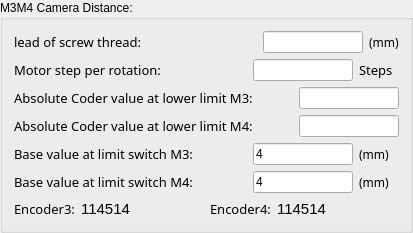
    <widget class="QGroupBox" name="groupBox_2">
     <property name="title">
      <string>M3M4 Camera Distance:</string>
     </property>
     <layout class="QVBoxLayout" name="verticalLayout">
      <item>
       <layout class="QHBoxLayout" name="horizontalLayout_4" stretch="0,0,0,0">
        <item>
         <widget class="QLabel" name="label_4">
          <property name="font">
           <font>
            <family>微软雅黑</family>
            <pointsize>10</pointsize>
           </font>
          </property>
          <property name="text">
           <string>lead of screw thread:</string>
          </property>
         </widget>
        </item>
        <item>
         <spacer name="horizontalSpacer_4">
          <property name="orientation">
           <enum>Qt::Horizontal</enum>
          </property>
          <property name="sizeHint" stdset="0">
           <size>
            <width>40</width>
            <height>20</height>
           </size>
          </property>
         </spacer>
        </item>
        <item>
         <widget class="QLineEdit" name="Le_ScrewThread2">
          <property name="minimumSize">
           <size>
            <width>100</width>
            <height>0</height>
           </size>
          </property>
          <property name="maximumSize">
           <size>
            <width>100</width>
            <height>16777215</height>
           </size>
          </property>
         </widget>
        </item>
        <item>
         <widget class="QLabel" name="label_14">
          <property name="minimumSize">
           <size>
            <width>30</width>
            <height>0</height>
           </size>
          </property>
          <property name="maximumSize">
           <size>
            <width>30</width>
            <height>16777215</height>
           </size>
          </property>
          <property name="font">
           <font>
            <family>微软雅黑</family>
            <pointsize>9</pointsize>
           </font>
          </property>
          <property name="text">
           <string>(mm)</string>
          </property>
         </widget>
        </item>
       </layout>
      </item>
      <item>
       <layout class="QHBoxLayout" name="horizontalLayout_11" stretch="0,0,0,0">
        <item>
         <widget class="QLabel" name="label_21">
          <property name="font">
           <font>
            <family>微软雅黑</family>
            <pointsize>10</pointsize>
           </font>
          </property>
          <property name="text">
           <string>Motor step per rotation:</string>
          </property>
         </widget>
        </item>
        <item>
         <spacer name="horizontalSpacer_11">
          <property name="orientation">
           <enum>Qt::Horizontal</enum>
          </property>
          <property name="sizeHint" stdset="0">
           <size>
            <width>40</width>
            <height>20</height>
           </size>
          </property>
         </spacer>
        </item>
        <item>
         <widget class="QLineEdit" name="Le_StepNumber2">
          <property name="minimumSize">
           <size>
            <width>100</width>
            <height>0</height>
           </size>
          </property>
          <property name="maximumSize">
           <size>
            <width>100</width>
            <height>16777215</height>
           </size>
          </property>
         </widget>
        </item>
        <item>
         <widget class="QLabel" name="label_22">
          <property name="minimumSize">
           <size>
            <width>40</width>
            <height>0</height>
           </size>
          </property>
          <property name="maximumSize">
           <size>
            <width>40</width>
            <height>16777215</height>
           </size>
          </property>
          <property name="font">
           <font>
            <family>微软雅黑</family>
            <pointsize>10</pointsize>
           </font>
          </property>
          <property name="text">
           <string>Steps</string>
          </property>
         </widget>
        </item>
       </layout>
      </item>
      <item>
       <layout class="QHBoxLayout" name="horizontalLayout_6" stretch="0,0,0">
        <item>
         <widget class="QLabel" name="label_6">
          <property name="font">
           <font>
            <family>微软雅黑</family>
            <pointsize>10</pointsize>
           </font>
          </property>
          <property name="text">
           <string>Absolute Coder value at lower limit M3:</string>
          </property>
         </widget>
        </item>
        <item>
         <spacer name="horizontalSpacer_6">
          <property name="orientation">
           <enum>Qt::Horizontal</enum>
          </property>
          <property name="sizeHint" stdset="0">
           <size>
            <width>40</width>
            <height>20</height>
           </size>
          </property>
         </spacer>
        </item>
        <item>
         <widget class="QLineEdit" name="Le_LimitPosition3">
          <property name="minimumSize">
           <size>
            <width>100</width>
            <height>0</height>
           </size>
          </property>
          <property name="maximumSize">
           <size>
            <width>100</width>
            <height>16777215</height>
           </size>
          </property>
         </widget>
        </item>
       </layout>
      </item>
      <item>
       <layout class="QHBoxLayout" name="horizontalLayout_17" stretch="0,0,0">
        <item>
         <widget class="QLabel" name="label_26">
          <property name="font">
           <font>
            <family>微软雅黑</family>
            <pointsize>10</pointsize>
           </font>
          </property>
          <property name="text">
           <string>Absolute Coder value at lower limit M4:</string>
          </property>
         </widget>
        </item>
        <item>
         <spacer name="horizontalSpacer_17">
          <property name="orientation">
           <enum>Qt::Horizontal</enum>
          </property>
          <property name="sizeHint" stdset="0">
           <size>
            <width>40</width>
            <height>20</height>
           </size>
          </property>
         </spacer>
        </item>
        <item>
         <widget class="QLineEdit" name="Le_LimitPosition4">
          <property name="minimumSize">
           <size>
            <width>100</width>
            <height>0</height>
           </size>
          </property>
          <property name="maximumSize">
           <size>
            <width>100</width>
            <height>16777215</height>
           </size>
          </property>
         </widget>
        </item>
       </layout>
      </item>
      <item>
       <layout class="QHBoxLayout" name="horizontalLayout_9" stretch="0,0,0,0">
        <item>
         <widget class="QLabel" name="label_9">
          <property name="font">
           <font>
            <family>微软雅黑</family>
            <pointsize>10</pointsize>
           </font>
          </property>
          <property name="text">
           <string>Base value at limit switch M3: </string>
          </property>
         </widget>
        </item>
        <item>
         <spacer name="horizontalSpacer_9">
          <property name="orientation">
           <enum>Qt::Horizontal</enum>
          </property>
          <property name="sizeHint" stdset="0">
           <size>
            <width>40</width>
            <height>20</height>
           </size>
          </property>
         </spacer>
        </item>
        <item>
         <widget class="QLineEdit" name="Le_LimitSwitch3">
          <property name="minimumSize">
           <size>
            <width>100</width>
            <height>0</height>
           </size>
          </property>
          <property name="maximumSize">
           <size>
            <width>100</width>
            <height>16777215</height>
           </size>
          </property>
          <property name="text">
           <string>4</string>
          </property>
         </widget>
        </item>
        <item>
         <widget class="QLabel" name="label_33">
          <property name="minimumSize">
           <size>
            <width>40</width>
            <height>0</height>
           </size>
          </property>
          <property name="maximumSize">
           <size>
            <width>40</width>
            <height>16777215</height>
           </size>
          </property>
          <property name="font">
           <font>
            <family>微软雅黑</family>
            <pointsize>9</pointsize>
           </font>
          </property>
          <property name="text">
           <string>(mm)</string>
          </property>
         </widget>
        </item>
       </layout>
      </item>
      <item>
       <layout class="QHBoxLayout" name="horizontalLayout_21" stretch="0,0,0,0">
        <item>
         <widget class="QLabel" name="label_34">
          <property name="font">
           <font>
            <family>微软雅黑</family>
            <pointsize>10</pointsize>
           </font>
          </property>
          <property name="text">
           <string>Base value at limit switch M4: </string>
          </property>
         </widget>
        </item>
        <item>
         <spacer name="horizontalSpacer_21">
          <property name="orientation">
           <enum>Qt::Horizontal</enum>
          </property>
          <property name="sizeHint" stdset="0">
           <size>
            <width>40</width>
            <height>20</height>
           </size>
          </property>
         </spacer>
        </item>
        <item>
         <widget class="QLineEdit" name="Le_LimitSwitch4">
          <property name="minimumSize">
           <size>
            <width>100</width>
            <height>0</height>
           </size>
          </property>
          <property name="maximumSize">
           <size>
            <width>100</width>
            <height>16777215</height>
           </size>
          </property>
          <property name="text">
           <string>4</string>
          </property>
         </widget>
        </item>
        <item>
         <widget class="QLabel" name="label_35">
          <property name="minimumSize">
           <size>
            <width>40</width>
            <height>0</height>
           </size>
          </property>
          <property name="maximumSize">
           <size>
            <width>40</width>
            <height>16777215</height>
           </size>
          </property>
          <property name="font">
           <font>
            <family>微软雅黑</family>
            <pointsize>9</pointsize>
           </font>
          </property>
          <property name="text">
           <string>(mm)</string>
          </property>
         </widget>
        </item>
       </layout>
      </item>
      <item>
       <layout class="QHBoxLayout" name="horizontalLayout_14">
        <item>
         <layout class="QHBoxLayout" name="horizontalLayout_8">
          <item>
           <widget class="QLabel" name="label_37">
            <property name="font">
             <font>
              <family>微软雅黑</family>
              <pointsize>10</pointsize>
             </font>
            </property>
            <property name="text">
             <string>Encoder3:</string>
            </property>
           </widget>
          </item>
          <item>
           <widget class="QLabel" name="Lb_EncoderValue3">
            <property name="font">
             <font>
              <family>Arial</family>
              <pointsize>11</pointsize>
             </font>
            </property>
            <property name="text">
             <string>114514</string>
            </property>
            <property name="alignment">
             <set>Qt::AlignCenter</set>
            </property>
           </widget>
          </item>
         </layout>
        </item>
        <item>
         <spacer name="horizontalSpacer_19">
          <property name="orientation">
           <enum>Qt::Horizontal</enum>
          </property>
          <property name="sizeHint" stdset="0">
           <size>
            <width>40</width>
            <height>20</height>
           </size>
          </property>
         </spacer>
        </item>
        <item>
         <layout class="QHBoxLayout" name="horizontalLayout_19">
          <item>
           <widget class="QLabel" name="label_28">
            <property name="font">
             <font>
              <family>微软雅黑</family>
              <pointsize>10</pointsize>
             </font>
            </property>
            <property name="text">
             <string>Encoder4:</string>
            </property>
           </widget>
          </item>
          <item>
           <widget class="QLabel" name="Lb_EncoderValue4">
            <property name="font">
             <font>
              <family>Arial</family>
              <pointsize>11</pointsize>
             </font>
            </property>
            <property name="text">
             <string>114514</string>
            </property>
            <property name="alignment">
             <set>Qt::AlignCenter</set>
            </property>
           </widget>
          </item>
         </layout>
        </item>
        <item>
         <spacer name="horizontalSpacer_5">
          <property name="orientation">
           <enum>Qt::Horizontal</enum>
          </property>
          <property name="sizeHint" stdset="0">
           <size>
            <width>40</width>
            <height>20</height>
           </size>
          </property>
         </spacer>
        </item>
       </layout>
      </item>
     </layout>
    </widget>
